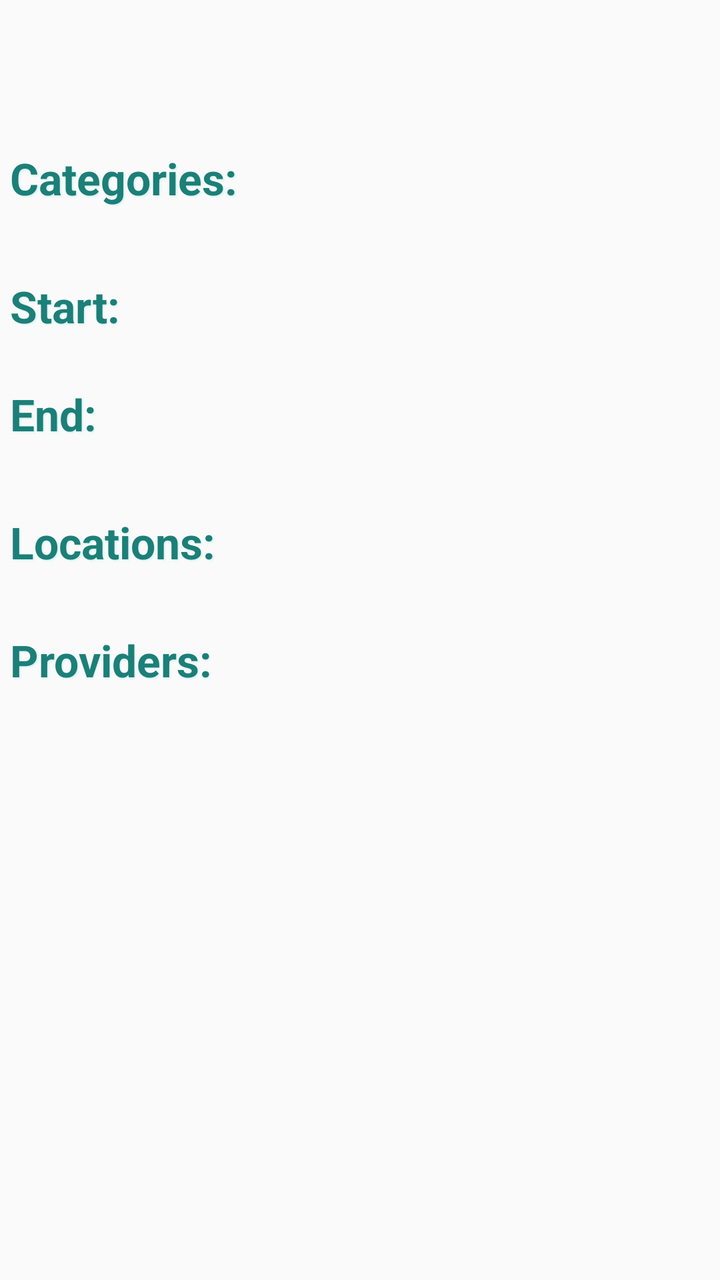
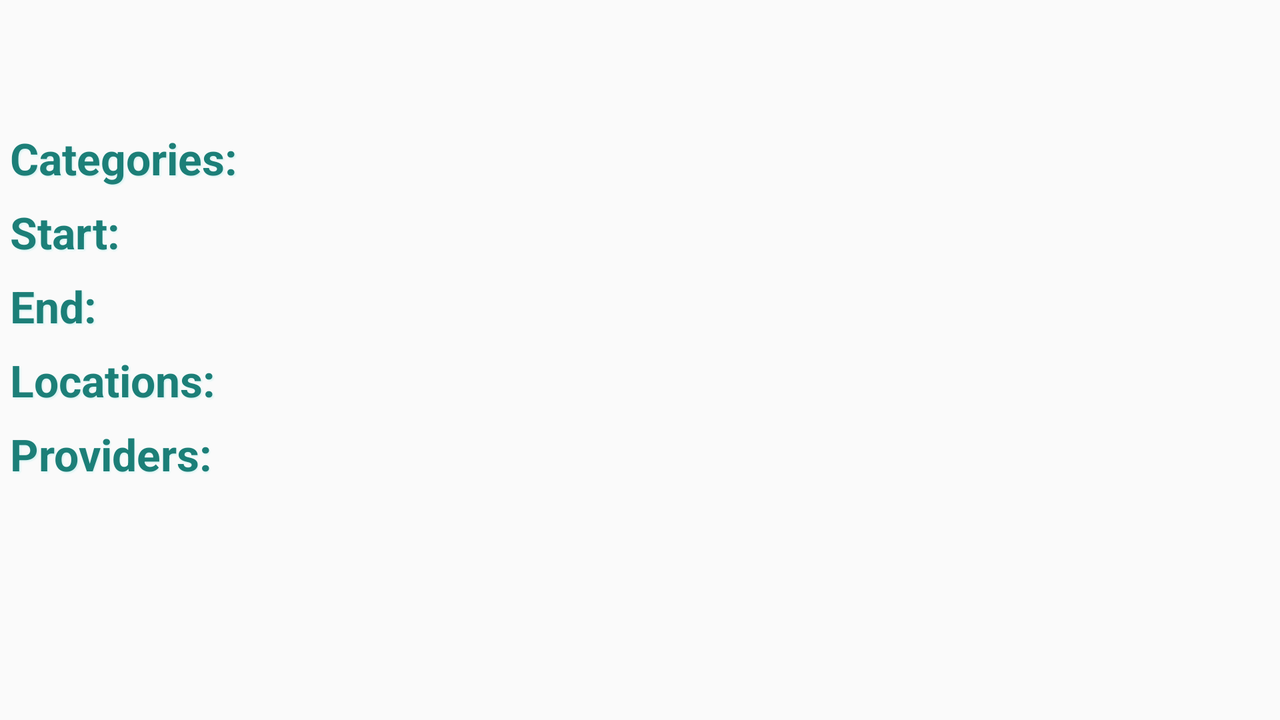

Compare how this app lays out the same screen by default and in its alternative resource folder. The renders come first, then the two layout files and the values they reference.
<!-- AndroidManifest.xml: application theme AppTheme -->
<!-- res/layout/fragment_details.xml -->
<?xml version="1.0" encoding="utf-8"?>
<ScrollView xmlns:android="http://schemas.android.com/apk/res/android"
    android:layout_width="match_parent"
    android:layout_height="match_parent"
    android:padding="@dimen/paddingDefault" >

    <RelativeLayout
        android:layout_width="match_parent"
        android:layout_height="wrap_content" >

        <TextView
            android:id="@+id/title"
            style="@style/MyTextView"
            android:layout_width="wrap_content"
            android:layout_height="wrap_content"
            android:layout_alignParentTop="true"
            android:layout_centerInParent="true"
            android:gravity="center"
            android:textSize="@dimen/textBigSize"
            android:textStyle="bold" />

        <TextView
            android:id="@+id/categories"
            style="@style/MyTextView"
            android:layout_width="wrap_content"
            android:layout_height="wrap_content"
            android:layout_below="@id/title"
            android:layout_marginTop="@dimen/detailsMarginTop1"
            android:text="@string/categories"
            android:textSize="@dimen/textBigSize"
            android:textStyle="bold" />

        <TextView
            android:id="@+id/editCategories"
            style="@style/MyTextView"
            android:layout_width="wrap_content"
            android:layout_height="wrap_content"
            android:layout_alignBaseline="@id/categories"
            android:layout_below="@id/title"
            android:layout_marginLeft="@dimen/detailsMarginLeft"
            android:layout_marginTop="@dimen/detailsMarginTop1"
            android:layout_toRightOf="@id/categories"
            android:textSize="@dimen/textNormalSize" />

        <TextView
            android:id="@+id/eventStartTime"
            style="@style/MyTextView"
            android:layout_width="wrap_content"
            android:layout_height="wrap_content"
            android:layout_alignLeft="@id/categories"
            android:layout_below="@id/editCategories"
            android:layout_marginTop="@dimen/detailsMarginTop2"
            android:text="@string/eventStart"
            android:textSize="@dimen/textBigSize"
            android:textStyle="bold" />

        <TextView
            android:id="@+id/editStartTime"
            style="@style/MyTextView"
            android:layout_width="wrap_content"
            android:layout_height="wrap_content"
            android:layout_alignBaseline="@id/eventStartTime"
            android:layout_alignLeft="@id/editCategories"
            android:layout_below="@id/editCategories"
            android:layout_marginTop="@dimen/detailsMarginTop1"
            android:layout_toRightOf="@id/eventStartTime"
            android:textSize="@dimen/textNormalSize" />

        <TextView
            android:id="@+id/eventEndTime"
            style="@style/MyTextView"
            android:layout_width="wrap_content"
            android:layout_height="wrap_content"
            android:layout_alignLeft="@id/eventStartTime"
            android:layout_below="@id/editStartTime"
            android:layout_marginTop="@dimen/detailsMarginTop4"
            android:text="@string/eventEnd"
            android:textSize="@dimen/textBigSize"
            android:textStyle="bold" />

        <TextView
            android:id="@+id/editEndTime"
            style="@style/MyTextView"
            android:layout_width="wrap_content"
            android:layout_height="wrap_content"
            android:layout_alignBaseline="@id/eventEndTime"
            android:layout_alignLeft="@id/editCategories"
            android:layout_below="@id/editStartTime"
            android:layout_marginTop="@dimen/detailsMarginTop4"
            android:layout_toRightOf="@id/eventEndTime"
            android:textSize="@dimen/textNormalSize" />

        <TextView
            android:id="@+id/locations"
            style="@style/MyTextView"
            android:layout_width="wrap_content"
            android:layout_height="wrap_content"
            android:layout_alignLeft="@id/eventEndTime"
            android:layout_below="@id/editEndTime"
            android:layout_marginTop="@dimen/detailsMarginTop2"
            android:text="@string/locations"
            android:textSize="@dimen/textBigSize"
            android:textStyle="bold" />

        <TextView
            android:id="@+id/editLocations"
            style="@style/MyTextView"
            android:layout_width="wrap_content"
            android:layout_height="wrap_content"
            android:layout_alignBaseline="@id/locations"
            android:layout_alignLeft="@id/editCategories"
            android:layout_below="@id/editEndTime"
            android:layout_marginTop="@dimen/detailsMarginTop2"
            android:layout_toRightOf="@id/locations"
            android:textSize="@dimen/textNormalSize" />

        <TextView
            android:id="@+id/providers"
            style="@style/MyTextView"
            android:layout_width="wrap_content"
            android:layout_height="wrap_content"
            android:layout_alignLeft="@id/locations"
            android:layout_below="@id/editLocations"
            android:layout_marginTop="@dimen/detailsMarginTop3"
            android:text="@string/providers"
            android:textSize="@dimen/textBigSize"
            android:textStyle="bold" />

        <TextView
            android:id="@+id/editProviders"
            style="@style/MyTextView"
            android:layout_width="wrap_content"
            android:layout_height="wrap_content"
            android:layout_alignBaseline="@id/providers"
            android:layout_alignLeft="@id/editCategories"
            android:layout_below="@id/editLocations"
            android:layout_marginTop="@dimen/detailsMarginTop3"
            android:layout_toRightOf="@id/providers"
            android:textSize="@dimen/textNormalSize" />

        <Button
            android:id="@+id/btnSubscribe"
            android:layout_width="wrap_content"
            android:layout_height="wrap_content"
            android:layout_below="@id/editProviders"
            android:layout_centerInParent="true"
            android:layout_marginTop="@dimen/detailsMarginTop1"
            android:textSize="@dimen/textBigSize"
            android:textStyle="bold" />
    </RelativeLayout>

</ScrollView>
<!-- resources referenced by this layout -->
<resources>
  <!-- from res/values-normal/ -->
  <dimen name="detailsMarginLeft">10dp</dimen>
  <!-- from res/values-normal/ -->
  <dimen name="detailsMarginTop1">40dp</dimen>
  <!-- from res/values-normal/ -->
  <dimen name="detailsMarginTop2">35dp</dimen>
  <!-- from res/values-normal/ -->
  <dimen name="detailsMarginTop3">30dp</dimen>
  <!-- from res/values-normal/ -->
  <dimen name="detailsMarginTop4">25dp</dimen>
  <!-- from res/values-normal/ -->
  <dimen name="paddingDefault">5dp</dimen>
  <!-- from res/values-normal/ -->
  <dimen name="textBigSize">22sp</dimen>
  <!-- from res/values-normal/ -->
  <dimen name="textNormalSize">20sp</dimen>
  <string name="categories">Categories:</string>
  <string name="eventEnd">End:</string>
  <string name="eventStart">Start:</string>
  <string name="locations">Locations:</string>
  <string name="providers">Providers:</string>
  <color name="bluish">#1c7f78</color>
  <color name="whitish">#d9f4f3</color>
  <!-- from res/values-normal/ -->
  <item name="shadowRadius" format="float" type="dimen">1.3</item>
  <!-- from res/values-normal/ -->
  <item name="shadowDx" format="float" type="dimen">1.5</item>
  <!-- from res/values-normal/ -->
  <item name="shadowDy" format="float" type="dimen">1.5</item>
  <color name="black_almost">#434343</color>
  <style name="Button" parent="@android:style/Widget.Button">
          <item name="android:background">@drawable/button_background</item>
          <item name="android:textSize">@dimen/textNormalSize</item>
          <item name="android:textColor">@color/blue_dark</item>
      </style>
  <style name="TextView" parent="@android:style/Widget.TextView">
          <item name="android:textSize">@dimen/textSize</item>
      </style>
  <style name="ListView" parent="@android:style/Widget.ListView">
          <item name="android:cacheColorHint">@android:color/transparent</item>
          <item name="android:scrollingCache">false</item>
          <item name="android:listSelector">@drawable/listitem_selector</item>
      </style>
  <style name="EditText" parent="@android:style/Widget.EditText">
          <item name="android:background">@drawable/edittext_background</item>
          <item name="android:textColor">@color/black_almost</item>
      </style>
  <style name="ActionBar" parent="@style/Widget.AppCompat.ActionBar">
          <item name="titleTextStyle">@style/TitleText</item>
          <item name="background">@color/blue_verylight</item>
      </style>
  <style name="ActionBarTab" parent="Widget.AppCompat.ActionBar.TabView">
          <item name="android:background">@drawable/tab_background</item>
          <item name="android:paddingLeft">0dp</item>
          <item name="android:paddingRight">0dp</item>
      </style>
  <style name="ActionBarTabText" parent="Widget.AppCompat.ActionBar.TabText">
          <item name="textAllCaps">false</item>
          <item name="android:textColor">@color/black_almost</item>
      </style>
  <color name="blue_dark">#0c5d92</color>
  <!-- from res/values-normal/ -->
  <dimen name="textSize">18sp</dimen>
  <!-- drawable edittext_background (drawable) -->
  <?xml version="1.0" encoding="utf-8"?>
  <selector xmlns:android="http://schemas.android.com/apk/res/android">
  
      <item android:drawable="@drawable/textfield_focused" android:state_focused="true"/>
      <item android:drawable="@drawable/textfield_normal"/>
  
  </selector>
  <style name="TitleText" parent="@style/TextAppearance.AppCompat.Widget.ActionBar.Title">
          <item name="android:textColor">@color/gray_dark</item>
      </style>
  <color name="blue_verylight">#f3f9ff</color>
  <!-- drawable tab_background (drawable) -->
  <?xml version="1.0" encoding="utf-8"?>
  <selector xmlns:android="http://schemas.android.com/apk/res/android">
  
      <item android:drawable="@color/blue" android:state_selected="true"></item>
      <item android:drawable="@color/blue_light"/>
  
  </selector>
  <color name="orange">#ff7800</color>
  <color name="blue_light">#d4ebf2</color>
  <color name="gray_dark">#666666</color>
  <color name="blue">#8dd8f8</color>
</resources>
<!-- res/layout-land/fragment_details.xml (the repository's variant of the layout above) -->
<!-- drawn on the phone turned sideways -->
<ScrollView xmlns:android="http://schemas.android.com/apk/res/android"
    android:layout_width="match_parent"
    android:layout_height="match_parent"
    android:padding="@dimen/paddingDefault" >

    <RelativeLayout
        android:layout_width="match_parent"
        android:layout_height="wrap_content" >

        <Button
            android:id="@+id/btnSubscribe"
            android:layout_width="wrap_content"
            android:layout_height="wrap_content"
            android:layout_alignParentLeft="true"
            android:layout_alignParentTop="true"
            android:textSize="@dimen/textBigSize"
            android:textStyle="bold" />

        <TextView
            android:id="@+id/title"
            style="@style/MyTextView"
            android:layout_width="match_parent"
            android:layout_height="wrap_content"
            android:layout_alignTop="@id/btnSubscribe"
            android:layout_toRightOf="@id/btnSubscribe"
            android:gravity="center"
            android:textSize="@dimen/textBigSize"
            android:textStyle="bold" />

        <TextView
            android:id="@+id/categories"
            style="@style/MyTextView"
            android:layout_width="wrap_content"
            android:layout_height="wrap_content"
            android:layout_below="@id/title"
            android:layout_marginTop="@dimen/detailsMarginTop3"
            android:text="@string/categories"
            android:textSize="@dimen/textBigSize"
            android:textStyle="bold" />

        <TextView
            android:id="@+id/editCategories"
            style="@style/MyTextView"
            android:layout_width="wrap_content"
            android:layout_height="wrap_content"
            android:layout_below="@id/title"
            android:layout_marginLeft="@dimen/detailsMarginTop2"
            android:layout_marginTop="@dimen/detailsMarginTop3"
            android:layout_toRightOf="@id/categories"
            android:textSize="@dimen/textNormalSize" />

        <TextView
            android:id="@+id/eventStartTime"
            style="@style/MyTextView"
            android:layout_width="wrap_content"
            android:layout_height="wrap_content"
            android:layout_alignLeft="@id/categories"
            android:layout_below="@id/editCategories"
            android:layout_marginTop="@dimen/detailsMarginTop2"
            android:text="@string/eventStart"
            android:textSize="@dimen/textBigSize"
            android:textStyle="bold" />

        <TextView
            android:id="@+id/editStartTime"
            style="@style/MyTextView"
            android:layout_width="wrap_content"
            android:layout_height="wrap_content"
            android:layout_alignLeft="@id/editCategories"
            android:layout_below="@id/editCategories"
            android:layout_marginTop="@dimen/detailsMarginTop2"
            android:layout_toRightOf="@id/eventStartTime"
            android:textSize="@dimen/textNormalSize" />

        <TextView
            android:id="@+id/eventEndTime"
            style="@style/MyTextView"
            android:layout_width="wrap_content"
            android:layout_height="wrap_content"
            android:layout_alignLeft="@id/eventStartTime"
            android:layout_below="@id/editStartTime"
            android:layout_marginTop="@dimen/detailsMarginTop2"
            android:text="@string/eventEnd"
            android:textSize="@dimen/textBigSize"
            android:textStyle="bold" />

        <TextView
            android:id="@+id/editEndTime"
            style="@style/MyTextView"
            android:layout_width="wrap_content"
            android:layout_height="wrap_content"
            android:layout_alignLeft="@id/editCategories"
            android:layout_below="@id/editStartTime"
            android:layout_marginTop="@dimen/detailsMarginTop2"
            android:layout_toRightOf="@id/eventEndTime"
            android:textSize="@dimen/textNormalSize" />

        <TextView
            android:id="@+id/locations"
            style="@style/MyTextView"
            android:layout_width="wrap_content"
            android:layout_height="wrap_content"
            android:layout_alignLeft="@id/eventEndTime"
            android:layout_below="@id/editEndTime"
            android:layout_marginTop="@dimen/detailsMarginTop2"
            android:text="@string/locations"
            android:textSize="@dimen/textBigSize"
            android:textStyle="bold" />

        <TextView
            android:id="@+id/editLocations"
            style="@style/MyTextView"
            android:layout_width="wrap_content"
            android:layout_height="wrap_content"
            android:layout_alignLeft="@id/editCategories"
            android:layout_below="@id/editEndTime"
            android:layout_marginTop="@dimen/detailsMarginTop2"
            android:layout_toRightOf="@id/locations"
            android:textSize="@dimen/textNormalSize" />

        <TextView
            android:id="@+id/providers"
            style="@style/MyTextView"
            android:layout_width="wrap_content"
            android:layout_height="wrap_content"
            android:layout_alignLeft="@id/locations"
            android:layout_below="@id/editLocations"
            android:layout_marginTop="@dimen/detailsMarginTop2"
            android:text="@string/providers"
            android:textSize="@dimen/textBigSize"
            android:textStyle="bold" />

        <TextView
            android:id="@+id/editProviders"
            style="@style/MyTextView"
            android:layout_width="wrap_content"
            android:layout_height="wrap_content"
            android:layout_alignLeft="@id/editCategories"
            android:layout_below="@id/editLocations"
            android:layout_marginTop="@dimen/detailsMarginTop2"
            android:layout_toRightOf="@id/providers"
            android:textSize="@dimen/textNormalSize" />
    </RelativeLayout>

</ScrollView>
<!-- resources referenced by the variant -->
<!-- as the phone turned sideways resolves them -->
<resources>
  <!-- from res/values-normal-land/ -->
  <dimen name="detailsMarginTop2">10dp</dimen>
  <!-- from res/values-normal-land/ -->
  <dimen name="detailsMarginTop3">30dp</dimen>
  <!-- from res/values-normal/ -->
  <dimen name="paddingDefault">5dp</dimen>
  <!-- from res/values-normal/ -->
  <dimen name="textBigSize">22sp</dimen>
  <!-- from res/values-normal/ -->
  <dimen name="textNormalSize">20sp</dimen>
  <string name="categories">Categories:</string>
  <string name="eventEnd">End:</string>
  <string name="eventStart">Start:</string>
  <string name="locations">Locations:</string>
  <string name="providers">Providers:</string>
  <color name="bluish">#1c7f78</color>
  <color name="whitish">#d9f4f3</color>
  <!-- from res/values-normal/ -->
  <item name="shadowRadius" format="float" type="dimen">1.3</item>
  <!-- from res/values-normal/ -->
  <item name="shadowDx" format="float" type="dimen">1.5</item>
  <!-- from res/values-normal/ -->
  <item name="shadowDy" format="float" type="dimen">1.5</item>
  <color name="black_almost">#434343</color>
  <style name="Button" parent="@android:style/Widget.Button">
          <item name="android:background">@drawable/button_background</item>
          <item name="android:textSize">@dimen/textNormalSize</item>
          <item name="android:textColor">@color/blue_dark</item>
      </style>
  <style name="TextView" parent="@android:style/Widget.TextView">
          <item name="android:textSize">@dimen/textSize</item>
      </style>
  <style name="ListView" parent="@android:style/Widget.ListView">
          <item name="android:cacheColorHint">@android:color/transparent</item>
          <item name="android:scrollingCache">false</item>
          <item name="android:listSelector">@drawable/listitem_selector</item>
      </style>
  <style name="EditText" parent="@android:style/Widget.EditText">
          <item name="android:background">@drawable/edittext_background</item>
          <item name="android:textColor">@color/black_almost</item>
      </style>
  <style name="ActionBar" parent="@style/Widget.AppCompat.ActionBar">
          <item name="titleTextStyle">@style/TitleText</item>
          <item name="background">@color/blue_verylight</item>
      </style>
  <style name="ActionBarTab" parent="Widget.AppCompat.ActionBar.TabView">
          <item name="android:background">@drawable/tab_background</item>
          <item name="android:paddingLeft">0dp</item>
          <item name="android:paddingRight">0dp</item>
      </style>
  <style name="ActionBarTabText" parent="Widget.AppCompat.ActionBar.TabText">
          <item name="textAllCaps">false</item>
          <item name="android:textColor">@color/black_almost</item>
      </style>
  <color name="blue_dark">#0c5d92</color>
  <!-- from res/values-normal/ -->
  <dimen name="textSize">18sp</dimen>
  <!-- drawable edittext_background (drawable) -->
  <?xml version="1.0" encoding="utf-8"?>
  <selector xmlns:android="http://schemas.android.com/apk/res/android">
  
      <item android:drawable="@drawable/textfield_focused" android:state_focused="true"/>
      <item android:drawable="@drawable/textfield_normal"/>
  
  </selector>
  <style name="TitleText" parent="@style/TextAppearance.AppCompat.Widget.ActionBar.Title">
          <item name="android:textColor">@color/gray_dark</item>
      </style>
  <color name="blue_verylight">#f3f9ff</color>
  <!-- drawable tab_background (drawable) -->
  <?xml version="1.0" encoding="utf-8"?>
  <selector xmlns:android="http://schemas.android.com/apk/res/android">
  
      <item android:drawable="@color/blue" android:state_selected="true"></item>
      <item android:drawable="@color/blue_light"/>
  
  </selector>
  <color name="orange">#ff7800</color>
  <color name="blue_light">#d4ebf2</color>
  <color name="gray_dark">#666666</color>
  <color name="blue">#8dd8f8</color>
</resources>
